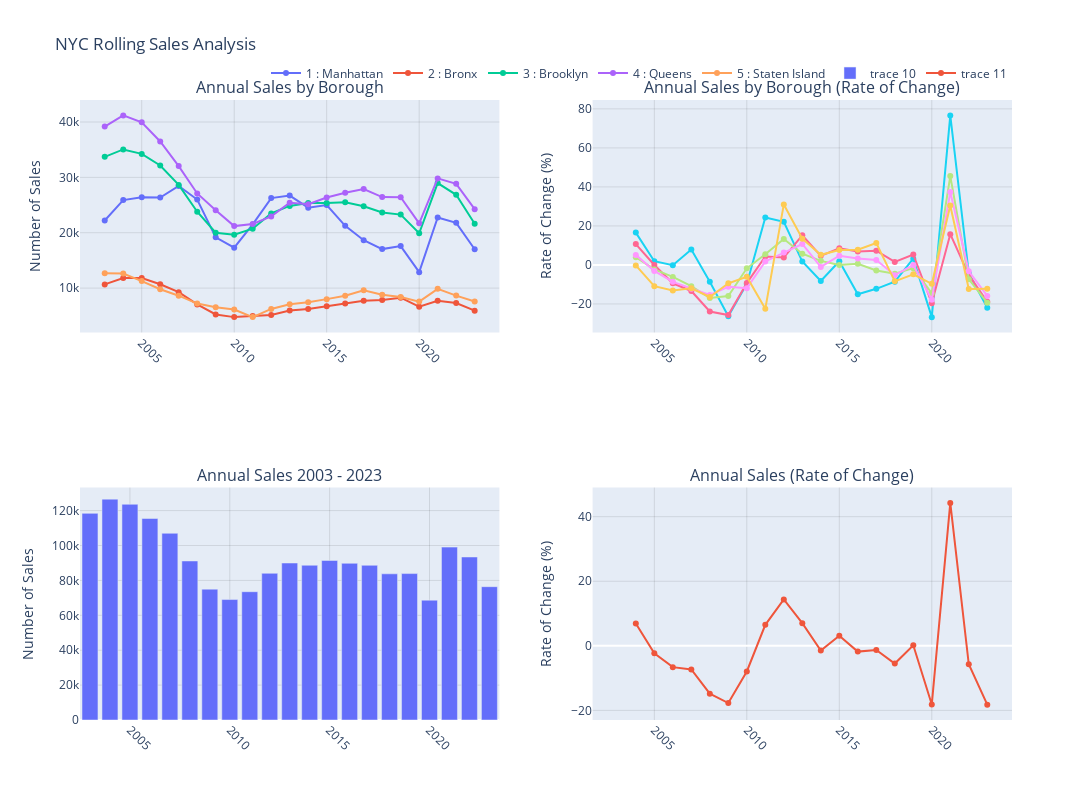

Here is the notebook cell this chart was saved with:
### Code cell
fig = make_subplots(
    rows=2, 
    cols=2,
    subplot_titles=(
        'Annual Sales by Borough', 
        'Annual Sales by Borough (Rate of Change)', 
        'Annual Sales 2003 - 2023', 
        'Annual Sales (Rate of Change)'
    )
)

for borough in annual_byBoro_pd['BOROUGH'].unique():
    df_borough = annual_byBoro_pd[annual_byBoro_pd['BOROUGH'] == borough]
    fig.add_trace(
        go.Scatter(
            x=df_borough['year'],
            y=df_borough['count'],
            mode='lines+markers',
            name=f"{borough} : {borough_names.get(borough, '')}",
            hovertemplate='Year: %{x}<br>Sales: %{y}<br>Borough: %{text}<extra></extra>',
            text=df_borough['borough_name']
        ),
        row=1, col=1
    )

for borough in annual_byBoro_roc_pd['BOROUGH'].unique():
    df_borough = annual_byBoro_roc_pd[annual_byBoro_roc_pd['BOROUGH'] == borough]
    fig.add_trace(
        go.Scatter(
            x=df_borough['year'],
            y=df_borough['roc'],
            mode='lines+markers',
            name=f"{borough} : {borough_names.get(borough, '')}",
            hovertemplate='Year: %{x}<br>Rate of Change: %{y:.2f}%<br>Borough: %{text}<extra></extra>',
            text=df_borough['borough_name'],
            showlegend=False
        ),
        row=1, col=2
    )

fig.add_trace(
    go.Bar(
        x=annual_sales_pd['year'],
        y=annual_sales_pd['count'],
        hovertemplate='Year: %{x}<br>Total Sales: %{y}<extra></extra>'
    ),
    row=2, col=1
)

fig.add_trace(
    go.Scatter(
        x=annual_sales_roc_pd['year'],
        y=annual_sales_roc_pd['roc'],
        mode='lines+markers',
        hovertemplate='Year: %{x}<br>Rate of Change: %{y:.2f}%<extra></extra>'
    ),
    row=2, col=2
)

fig.update_layout(
    height=800,
    width=1200,
    title_text="NYC Rolling Sales Analysis",
    legend=dict(
        orientation="h",
        yanchor="bottom",
        y=1.02,
        xanchor="right",
        x=1
    )
)

fig.update_xaxes(tickangle=45)
fig.update_yaxes(title_text="Number of Sales", row=1, col=1)
fig.update_yaxes(title_text="Rate of Change (%)", row=1, col=2)
fig.update_yaxes(title_text="Number of Sales", row=2, col=1)
fig.update_yaxes(title_text="Rate of Change (%)", row=2, col=2)

fig.update_xaxes(showgrid=True, gridwidth=1, gridcolor='rgba(0,0,0,0.1)')
fig.update_yaxes(showgrid=True, gridwidth=1, gridcolor='rgba(0,0,0,0.1)')

fig.show()

### Figure 1 — Plotly figure (JSON) as saved in the notebook; plotly's stock layout.template omitted (floating-point values rounded to 4 significant figures)
{"data": [{"hovertemplate": "Year: %{x}<br>Sales: %{y}<br>Borough: %{text}<extra></extra>", "mode": "lines+markers", "name": "1 : Manhattan", "text": ["Manhattan", "Manhattan", "Manhattan", "Manhattan", "Manhattan", "Manhattan", "Manhattan", "Manhattan", "Manhattan", "Manhattan", "Manhattan", "Manhattan", "Manhattan", "Manhattan", "Manhattan", "Manhattan", "Manhattan", "Manhattan", "Manhattan", "Manhattan", "Manhattan"], "type": "scatter", "x": [2003, 2004, 2005, 2006, 2007, 2008, 2009, 2010, 2011, 2012, 2013, 2014, 2015, 2016, 2017, 2018, 2019, 2020, 2021, 2022, 2023], "xaxis": "x", "y": [22210, 25894, 26388, 26352, 28439, 25994, 19166, 17296, 21500, 26258, 26715, 24524, 24989, 21241, 18642, 17041, 17583, 12880, 22756, 21787, 17009], "yaxis": "y"}, {"hovertemplate": "Year: %{x}<br>Sales: %{y}<br>Borough: %{text}<extra></extra>", "mode": "lines+markers", "name": "2 : Bronx", "text": ["Bronx", "Bronx", "Bronx", "Bronx", "Bronx", "Bronx", "Bronx", "Bronx", "Bronx", "Bronx", "Bronx", "Bronx", "Bronx", "Bronx", "Bronx", "Bronx", "Bronx", "Bronx", "Bronx", "Bronx", "Bronx"], "type": "scatter", "x": [2003, 2004, 2005, 2006, 2007, 2008, 2009, 2010, 2011, 2012, 2013, 2014, 2015, 2016, 2017, 2018, 2019, 2020, 2021, 2022, 2023], "xaxis": "x", "y": [10664, 11807, 11805, 10695, 9269, 7057, 5243, 4755, 4963, 5151, 5932, 6208, 6736, 7203, 7730, 7848, 8269, 6645, 7692, 7300, 5920], "yaxis": "y"}, {"hovertemplate": "Year: %{x}<br>Sales: %{y}<br>Borough: %{text}<extra></extra>", "mode": "lines+markers", "name": "3 : Brooklyn", "text": ["Brooklyn", "Brooklyn", "Brooklyn", "Brooklyn", "Brooklyn", "Brooklyn", "Brooklyn", "Brooklyn", "Brooklyn", "Brooklyn", "Brooklyn", "Brooklyn", "Brooklyn", "Brooklyn", "Brooklyn", "Brooklyn", "Brooklyn", "Brooklyn", "Brooklyn", "Brooklyn", "Brooklyn"], "type": "scatter", "x": [2003, 2004, 2005, 2006, 2007, 2008, 2009, 2010, 2011, 2012, 2013, 2014, 2015, 2016, 2017, 2018, 2019, 2020, 2021, 2022, 2023], "xaxis": "x", "y": [33706, 35048, 34243, 32146, 28643, 23791, 19995, 19649, 20726, 23492, 24842, 25361, 25362, 25519, 24792, 23665, 23276, 19899, 28965, 26855, 21635], "yaxis": "y"}, {"hovertemplate": "Year: %{x}<br>Sales: %{y}<br>Borough: %{text}<extra></extra>", "mode": "lines+markers", "name": "4 : Queens", "text": ["Queens", "Queens", "Queens", "Queens", "Queens", "Queens", "Queens", "Queens", "Queens", "Queens", "Queens", "Queens", "Queens", "Queens", "Queens", "Queens", "Queens", "Queens", "Queens", "Queens", "Queens"], "type": "scatter", "x": [2003, 2004, 2005, 2006, 2007, 2008, 2009, 2010, 2011, 2012, 2013, 2014, 2015, 2016, 2017, 2018, 2019, 2020, 2021, 2022, 2023], "xaxis": "x", "y": [39177, 41199, 39937, 36482, 32032, 27097, 24060, 21198, 21580, 22949, 25415, 25157, 26354, 27214, 27899, 26438, 26421, 21701, 29812, 28840, 24256], "yaxis": "y"}, {"hovertemplate": "Year: %{x}<br>Sales: %{y}<br>Borough: %{text}<extra></extra>", "mode": "lines+markers", "name": "5 : Staten Island", "text": ["Staten Island", "Staten Island", "Staten Island", "Staten Island", "Staten Island", "Staten Island", "Staten Island", "Staten Island", "Staten Island", "Staten Island", "Staten Island", "Staten Island", "Staten Island", "Staten Island", "Staten Island", "Staten Island", "Staten Island", "Staten Island", "Staten Island", "Staten Island", "Staten Island"], "type": "scatter", "x": [2003, 2004, 2005, 2006, 2007, 2008, 2009, 2010, 2011, 2012, 2013, 2014, 2015, 2016, 2017, 2018, 2019, 2020, 2021, 2022, 2023], "xaxis": "x", "y": [12671, 12643, 11270, 9797, 8626, 7208, 6531, 6138, 4756, 6231, 7070, 7437, 8005, 8629, 9597, 8790, 8371, 7559, 9865, 8645, 7591], "yaxis": "y"}, {"hovertemplate": "Year: %{x}<br>Rate of Change: %{y:.2f}%<br>Borough: %{text}<extra></extra>", "mode": "lines+markers", "name": "1 : Manhattan", "showlegend": false, "text": ["Manhattan", "Manhattan", "Manhattan", "Manhattan", "Manhattan", "Manhattan", "Manhattan", "Manhattan", "Manhattan", "Manhattan", "Manhattan", "Manhattan", "Manhattan", "Manhattan", "Manhattan", "Manhattan", "Manhattan", "Manhattan", "Manhattan", "Manhattan", "Manhattan"], "type": "scatter", "x": [2003, 2004, 2005, 2006, 2007, 2008, 2009, 2010, 2011, 2012, 2013, 2014, 2015, 2016, 2017, 2018, 2019, 2020, 2021, 2022, 2023], "xaxis": "x2", "y": [NaN, 16.59, 1.908, -0.1364, 7.92, -8.597, -26.27, -9.757, 24.31, 22.13, 1.74, -8.201, 1.896, -15.0, -12.24, -8.588, 3.181, -26.75, 76.68, -4.258, -21.93], "yaxis": "y2"}, {"hovertemplate": "Year: %{x}<br>Rate of Change: %{y:.2f}%<br>Borough: %{text}<extra></extra>", "mode": "lines+markers", "name": "2 : Bronx", "showlegend": false, "text": ["Bronx", "Bronx", "Bronx", "Bronx", "Bronx", "Bronx", "Bronx", "Bronx", "Bronx", "Bronx", "Bronx", "Bronx", "Bronx", "Bronx", "Bronx", "Bronx", "Bronx", "Bronx", "Bronx", "Bronx", "Bronx"], "type": "scatter", "x": [2003, 2004, 2005, 2006, 2007, 2008, 2009, 2010, 2011, 2012, 2013, 2014, 2015, 2016, 2017, 2018, 2019, 2020, 2021, 2022, 2023], "xaxis": "x2", "y": [NaN, 10.72, -0.01694, -9.403, -13.33, -23.86, -25.7, -9.308, 4.374, 3.788, 15.16, 4.653, 8.505, 6.933, 7.316, 1.527, 5.364, -19.64, 15.76, -5.096, -18.9], "yaxis": "y2"}, {"hovertemplate": "Year: %{x}<br>Rate of Change: %{y:.2f}%<br>Borough: %{text}<extra></extra>", "mode": "lines+markers", "name": "3 : Brooklyn", "showlegend": false, "text": ["Brooklyn", "Brooklyn", "Brooklyn", "Brooklyn", "Brooklyn", "Brooklyn", "Brooklyn", "Brooklyn", "Brooklyn", "Brooklyn", "Brooklyn", "Brooklyn", "Brooklyn", "Brooklyn", "Brooklyn", "Brooklyn", "Brooklyn", "Brooklyn", "Brooklyn", "Brooklyn", "Brooklyn"], "type": "scatter", "x": [2003, 2004, 2005, 2006, 2007, 2008, 2009, 2010, 2011, 2012, 2013, 2014, 2015, 2016, 2017, 2018, 2019, 2020, 2021, 2022, 2023], "xaxis": "x2", "y": [NaN, 3.981, -2.297, -6.124, -10.9, -16.94, -15.96, -1.73, 5.481, 13.35, 5.747, 2.089, 0.003943, 0.619, -2.849, -4.546, -1.644, -14.51, 45.56, -7.285, -19.44], "yaxis": "y2"}, {"hovertemplate": "Year: %{x}<br>Rate of Change: %{y:.2f}%<br>Borough: %{text}<extra></extra>", "mode": "lines+markers", "name": "4 : Queens", "showlegend": false, "text": ["Queens", "Queens", "Queens", "Queens", "Queens", "Queens", "Queens", "Queens", "Queens", "Queens", "Queens", "Queens", "Queens", "Queens", "Queens", "Queens", "Queens", "Queens", "Queens", "Queens", "Queens"], "type": "scatter", "x": [2003, 2004, 2005, 2006, 2007, 2008, 2009, 2010, 2011, 2012, 2013, 2014, 2015, 2016, 2017, 2018, 2019, 2020, 2021, 2022, 2023], "xaxis": "x2", "y": [NaN, 5.161, -3.063, -8.651, -12.2, -15.41, -11.21, -11.9, 1.802, 6.344, 10.75, -1.015, 4.758, 3.263, 2.517, -5.237, -0.0643, -17.86, 37.38, -3.26, -15.89], "yaxis": "y2"}, {"hovertemplate": "Year: %{x}<br>Rate of Change: %{y:.2f}%<br>Borough: %{text}<extra></extra>", "mode": "lines+markers", "name": "5 : Staten Island", "showlegend": false, "text": ["Staten Island", "Staten Island", "Staten Island", "Staten Island", "Staten Island", "Staten Island", "Staten Island", "Staten Island", "Staten Island", "Staten Island", "Staten Island", "Staten Island", "Staten Island", "Staten Island", "Staten Island", "Staten Island", "Staten Island", "Staten Island", "Staten Island", "Staten Island", "Staten Island"], "type": "scatter", "x": [2003, 2004, 2005, 2006, 2007, 2008, 2009, 2010, 2011, 2012, 2013, 2014, 2015, 2016, 2017, 2018, 2019, 2020, 2021, 2022, 2023], "xaxis": "x2", "y": [NaN, -0.221, -10.86, -13.07, -11.95, -16.44, -9.392, -6.017, -22.52, 31.01, 13.46, 5.191, 7.637, 7.795, 11.22, -8.409, -4.767, -9.7, 30.51, -12.37, -12.19], "yaxis": "y2"}, {"hovertemplate": "Year: %{x}<br>Total Sales: %{y}<extra></extra>", "type": "bar", "x": [2003, 2004, 2005, 2006, 2007, 2008, 2009, 2010, 2011, 2012, 2013, 2014, 2015, 2016, 2017, 2018, 2019, 2020, 2021, 2022, 2023], "xaxis": "x3", "y": [118428, 126591, 123643, 115472, 107009, 91147, 74995, 69036, 73525, 84081, 89974, 88687, 91446, 89806, 88660, 83782, 83920, 68684, 99090, 93427, 76411], "yaxis": "y3"}, {"hovertemplate": "Year: %{x}<br>Rate of Change: %{y:.2f}%<extra></extra>", "mode": "lines+markers", "type": "scatter", "x": [2003, 2004, 2005, 2006, 2007, 2008, 2009, 2010, 2011, 2012, 2013, 2014, 2015, 2016, 2017, 2018, 2019, 2020, 2021, 2022, 2023], "xaxis": "x4", "y": [NaN, 6.893, -2.329, -6.609, -7.329, -14.82, -17.72, -7.946, 6.502, 14.36, 7.009, -1.43, 3.111, -1.793, -1.276, -5.502, 0.1647, -18.16, 44.27, -5.715, -18.21], "yaxis": "y4"}], "layout": {"annotations": [{"font": {"size": 16}, "showarrow": false, "text": "Annual Sales by Borough", "x": 0.225, "xanchor": "center", "xref": "paper", "y": 1, "yanchor": "bottom", "yref": "paper"}, {"font": {"size": 16}, "showarrow": false, "text": "Annual Sales by Borough (Rate of Change)", "x": 0.775, "xanchor": "center", "xref": "paper", "y": 1, "yanchor": "bottom", "yref": "paper"}, {"font": {"size": 16}, "showarrow": false, "text": "Annual Sales 2003 - 2023", "x": 0.225, "xanchor": "center", "xref": "paper", "y": 0.375, "yanchor": "bottom", "yref": "paper"}, {"font": {"size": 16}, "showarrow": false, "text": "Annual Sales (Rate of Change)", "x": 0.775, "xanchor": "center", "xref": "paper", "y": 0.375, "yanchor": "bottom", "yref": "paper"}], "height": 800, "legend": {"orientation": "h", "x": 1, "xanchor": "right", "y": 1.02, "yanchor": "bottom"}, "title": {"text": "NYC Rolling Sales Analysis"}, "width": 1200, "xaxis": {"anchor": "y", "domain": [0, 0.45], "gridcolor": "rgba(0,0,0,0.1)", "gridwidth": 1, "showgrid": true, "tickangle": 45}, "xaxis2": {"anchor": "y2", "domain": [0.55, 1], "gridcolor": "rgba(0,0,0,0.1)", "gridwidth": 1, "showgrid": true, "tickangle": 45}, "xaxis3": {"anchor": "y3", "domain": [0, 0.45], "gridcolor": "rgba(0,0,0,0.1)", "gridwidth": 1, "showgrid": true, "tickangle": 45}, "xaxis4": {"anchor": "y4", "domain": [0.55, 1], "gridcolor": "rgba(0,0,0,0.1)", "gridwidth": 1, "showgrid": true, "tickangle": 45}, "yaxis": {"anchor": "x", "domain": [0.625, 1], "gridcolor": "rgba(0,0,0,0.1)", "gridwidth": 1, "showgrid": true, "title": {"text": "Number of Sales"}}, "yaxis2": {"anchor": "x2", "domain": [0.625, 1], "gridcolor": "rgba(0,0,0,0.1)", "gridwidth": 1, "showgrid": true, "title": {"text": "Rate of Change (%)"}}, "yaxis3": {"anchor": "x3", "domain": [0, 0.375], "gridcolor": "rgba(0,0,0,0.1)", "gridwidth": 1, "showgrid": true, "title": {"text": "Number of Sales"}}, "yaxis4": {"anchor": "x4", "domain": [0, 0.375], "gridcolor": "rgba(0,0,0,0.1)", "gridwidth": 1, "showgrid": true, "title": {"text": "Rate of Change (%)"}}}}
